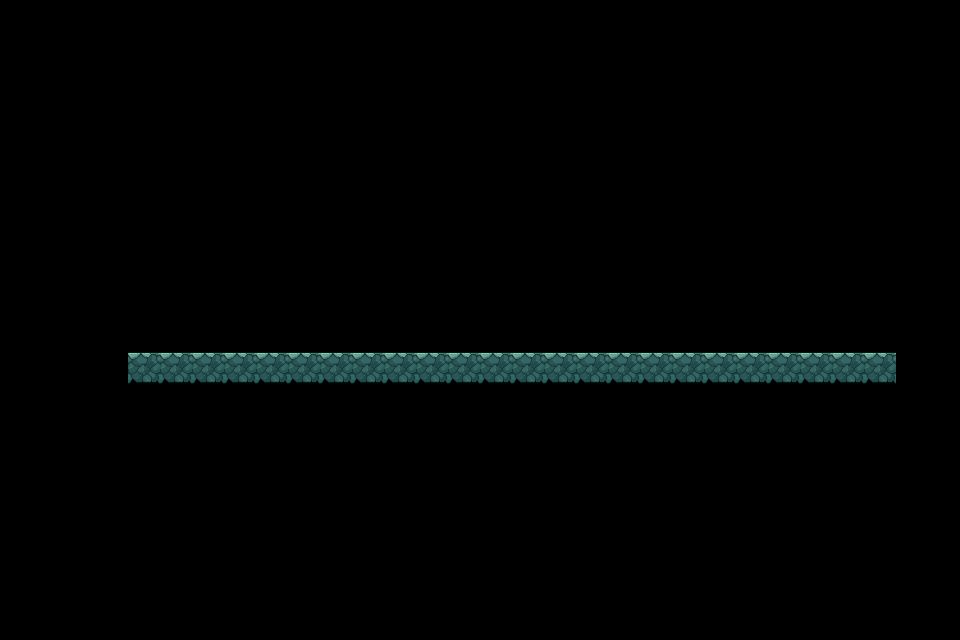

This game map was drawn from its Tiled (.tmx) file and the tilesets committed beside it. A one-line description and the full map source follow:
An orthogonal 30x20 tile map with 32x32 px tiles, 1 tile layer (Слой тайлов 1).

<map version="1.10" tiledversion="1.10.1" orientation="orthogonal" renderorder="right-down" width="30" height="20" tilewidth="32" tileheight="32" infinite="0" nextlayerid="4" nextobjectid="3">
 <tileset firstgid="1" source="CaveBG.tsx" />
 <layer id="1" name="Слой тайлов 1" width="30" height="20">
  <data encoding="csv">
0,0,0,0,0,0,0,0,0,0,0,0,0,0,0,0,0,0,0,0,0,0,0,0,0,0,0,0,0,0,
0,0,0,0,0,0,0,0,0,0,0,0,0,0,0,0,0,0,0,0,0,0,0,0,0,0,0,0,0,0,
0,0,0,0,0,0,0,0,0,0,0,0,0,0,0,0,0,0,0,0,0,0,0,0,0,0,0,0,0,0,
0,0,0,0,0,0,0,0,0,0,0,0,0,0,0,0,0,0,0,0,0,0,0,0,0,0,0,0,0,0,
0,0,0,0,0,0,0,0,0,0,0,0,0,0,0,0,0,0,0,0,0,0,0,0,0,0,0,0,0,0,
0,0,0,0,0,0,0,0,0,0,0,0,0,0,0,0,0,0,0,0,0,0,0,0,0,0,0,0,0,0,
0,0,0,0,0,0,0,0,0,0,0,0,0,0,0,0,0,0,0,0,0,0,0,0,0,0,0,0,0,0,
0,0,0,0,0,0,0,0,0,0,0,0,0,0,0,0,0,0,0,0,0,0,0,0,0,0,0,0,0,0,
0,0,0,0,0,0,0,0,0,0,0,0,0,0,0,0,0,0,0,0,0,0,0,0,0,0,0,0,0,0,
0,0,0,0,0,0,0,0,0,0,0,0,0,0,0,0,0,0,0,0,0,0,0,0,0,0,0,0,0,0,
0,0,0,0,0,0,0,0,0,0,0,0,0,0,0,0,0,0,0,0,0,0,0,0,0,0,0,0,0,0,
0,0,0,0,198,198,198,198,198,198,198,198,198,198,198,198,198,198,198,198,198,198,198,198,198,198,198,198,0,0,
0,0,0,0,0,0,0,0,0,0,0,0,0,0,0,0,0,0,0,0,0,0,0,0,0,0,0,0,0,0,
0,0,0,0,0,0,0,0,0,0,0,0,0,0,0,0,0,0,0,0,0,0,0,0,0,0,0,0,0,0,
0,0,0,0,0,0,0,0,0,0,0,0,0,0,0,0,0,0,0,0,0,0,0,0,0,0,0,0,0,0,
0,0,0,0,0,0,0,0,0,0,0,0,0,0,0,0,0,0,0,0,0,0,0,0,0,0,0,0,0,0,
0,0,0,0,0,0,0,0,0,0,0,0,0,0,0,0,0,0,0,0,0,0,0,0,0,0,0,0,0,0,
0,0,0,0,0,0,0,0,0,0,0,0,0,0,0,0,0,0,0,0,0,0,0,0,0,0,0,0,0,0,
0,0,0,0,0,0,0,0,0,0,0,0,0,0,0,0,0,0,0,0,0,0,0,0,0,0,0,0,0,0,
0,0,0,0,0,0,0,0,0,0,0,0,0,0,0,0,0,0,0,0,0,0,0,0,0,0,0,0,0,0
</data>
 </layer>
 <objectgroup id="3" name="player" />
</map>
